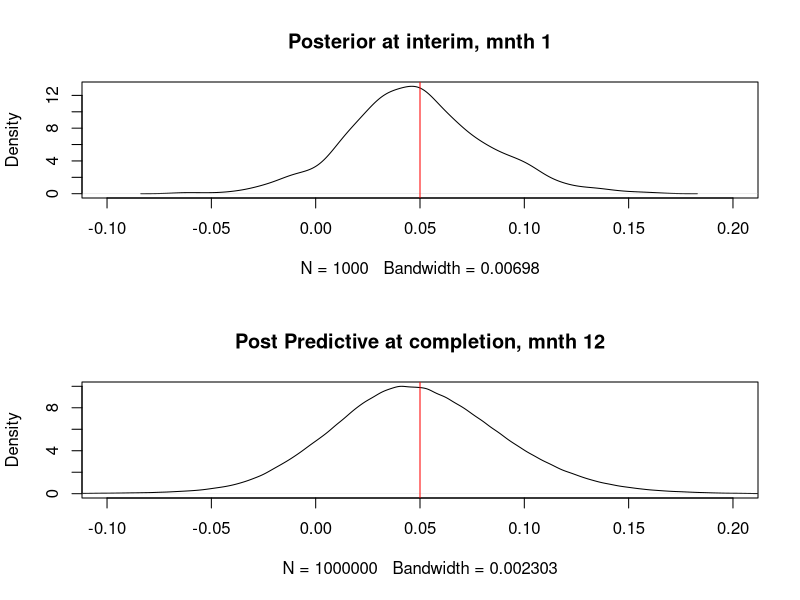

Write the R code that produced this figure.


library(pwr)
library(ggplot2)

# Analtical n for 80 power
pwr.2p.test(h = ES.h(p1 = 0.10, p2 = 0.05), sig.level = 0.05, power = .80)

# Simulation for power at given n
fixed_compare_prop <- function(n_sim, n_per_arm, prop_ctrl, prop_trt){
  
  y_ctrl <- rbinom(n_sim, n_per_arm, prop_ctrl)
  y_trt <- rbinom(n_sim, n_per_arm, prop_trt)
  
  p_hat_ctrl <- y_ctrl / n_per_arm
  p_hat_trt <- y_trt / n_per_arm
  
  sd <- sqrt((p_hat_ctrl * (1-p_hat_ctrl)/n_per_arm) +
               (p_hat_trt * (1-p_hat_trt)/n_per_arm))
  
  confint <- p_hat_trt - p_hat_ctrl  - 
    qnorm(0.025) * sd
  
  return(mean(confint < 0))
}

n_sim <- 10
n_per_arm <- 425
prop_ctrl <- 0.10
prop_trt <- 0.05
fixed_compare_prop(n_sim, n_per_arm, prop_ctrl, prop_trt)

n_sim = 1000
n_per_month_per_arm = 40
time_point = 1
target_time_point = 12
prop_ctrl = 0.1
prop_trt = 0.05

sim_forecast <- function(n_sim = 1000,
                         n_per_month_per_arm = 40,
                         time_point = 3,
                         target_time_point = 12,
                         prop_ctrl = 0.1,
                         prop_trt = 0.05){
  
  # beta binomial
  n_per_arm <- time_point * n_per_month_per_arm 
  
  # For now just fix the number of success based on the prob of success
  # y_ctrl <- rbinom(n_sim, n_per_arm, ctrl_rate)
  # y_trt <- rbinom(n_sim, n_per_arm, trt_rate)
  
  y_ctrl <- n_per_arm * prop_ctrl
  y_trt <- n_per_arm * prop_trt
  
  # Sampling random variables from the posterior distributions of prop_ctrl and prop_trt
  # Assumes a beta(1,1) (uniform) prior
  post_ctrl <- rbeta(n_sim, 1 + y_ctrl, 1 + n_per_arm - y_ctrl)
  post_trt <- rbeta(n_sim, 1 + y_trt, 1 + n_per_arm - y_trt)
  
  # Calulating posterior for the difference between proportions
  # at the currect timepoint from pi1 - pi2
  post_diff <- post_ctrl - post_trt
  
  # Now you want to know what the number of successes is at the end of the 
  # study for each arm. This is a posterior predictive - you need to incorporate 
  # the uncertainty (posterior) in the ctrl and trt arms.
  n_per_arm <- target_time_point * n_per_month_per_arm 
  y_rep_ctrl <- rbinom(n_sim, size = n_per_arm, prob = post_ctrl)
  y_rep_trt <- rbinom(n_sim, size = n_per_arm, prob = post_trt)

  
  # Posterior predictives at end of study. This incorporates the uncertainty
  # in the estimate of the number of successes at the end of the trial.
  post_p_ctrl <- numeric()
  for(i in 1:length(y_rep_ctrl)){
    post_p_ctrl <- c(post_p_ctrl, 
                     rbeta(n_sim, 1 + y_rep_ctrl[i], 
                           1 + n_per_arm - y_rep_ctrl[i]))
  }

  post_p_trt <- numeric()
  for(i in 1:length(y_rep_trt)){
    post_p_trt <- c(post_p_trt, 
                    rbeta(n_sim, 1 + y_rep_trt[i], 
                          1 + n_per_arm - y_rep_trt[i]))
  }
  
  lret <- list(post_ctrl = post_ctrl, 
               post_trt = post_trt,
               post_p_ctrl = post_p_ctrl,
               post_p_trt = post_p_trt)
  
  return(lret)
  
}

  



l1 <- sim_forecast()

par(mfrow=c(2,1))
plot(density(l1$post_ctrl - l1$post_trt),
     main = paste("Posterior at interim, mnth", time_point), xlim=c(-0.1, 0.2))
abline(v = 0.05, col = "red")
plot(density(l1$post_p_ctrl - l1$post_p_trt),
     main = paste("Post Predictive at completion, mnth", target_time_point), xlim=c(-0.1, 0.2))
abline(v = 0.05, col = "red")
par(mfrow=c(1,1))
